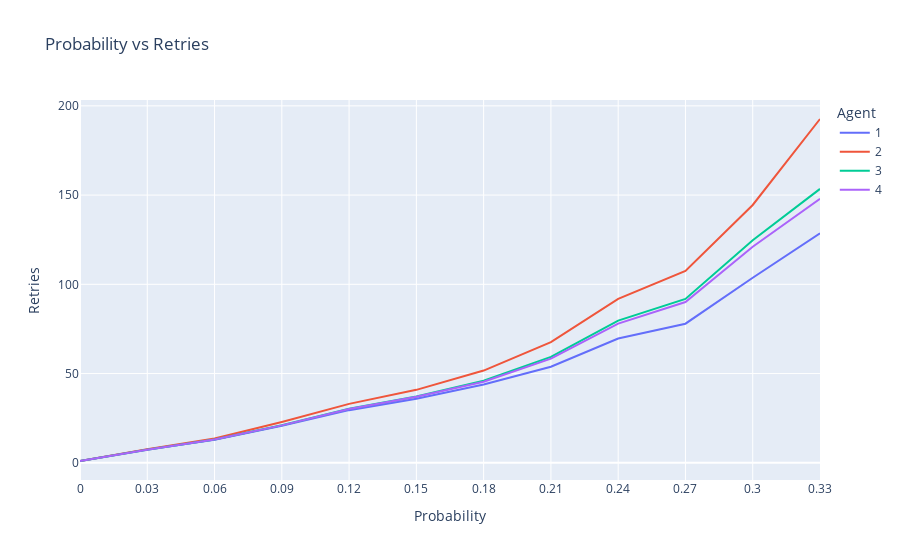

The code cell stored with this chart in its notebook:
### Code cell
fig1 = px.line(avg_results_df, x="Probability", y="Retries", color="Agent", title='Probability vs Retries')
fig1.update_xaxes(dtick=0.03)
fig1.show()

plotly.io.write_image(fig1, file="./images/prob_retries3.png", scale=5)

### Figure 1 — Plotly figure (JSON) as saved in the notebook; plotly's stock layout.template omitted (floating-point values rounded to 4 significant figures)
{"data": [{"hovertemplate": "Agent=1<br>Probability=%{x}<br>Retries=%{y}<extra></extra>", "legendgroup": "1", "line": {"color": "#636efa", "dash": "solid"}, "marker": {"symbol": "circle"}, "mode": "lines", "name": "1", "orientation": "v", "showlegend": true, "type": "scatter", "x": [0, 0.03, 0.06, 0.09, 0.12, 0.15, 0.18, 0.21, 0.24, 0.27, 0.3, 0.33], "xaxis": "x", "y": [1, 7.5, 12.87, 20.8, 29.5, 35.87, 43.87, 53.8, 69.63, 77.93, 103.7, 128.6], "yaxis": "y"}, {"hovertemplate": "Agent=2<br>Probability=%{x}<br>Retries=%{y}<extra></extra>", "legendgroup": "2", "line": {"color": "#EF553B", "dash": "solid"}, "marker": {"symbol": "circle"}, "mode": "lines", "name": "2", "orientation": "v", "showlegend": true, "type": "scatter", "x": [0, 0.03, 0.06, 0.09, 0.12, 0.15, 0.18, 0.21, 0.24, 0.27, 0.3, 0.33], "xaxis": "x", "y": [1, 7.633, 13.57, 22.87, 33, 40.87, 51.67, 67.63, 91.83, 107.5, 144.5, 192.6], "yaxis": "y"}, {"hovertemplate": "Agent=3<br>Probability=%{x}<br>Retries=%{y}<extra></extra>", "legendgroup": "3", "line": {"color": "#00cc96", "dash": "solid"}, "marker": {"symbol": "circle"}, "mode": "lines", "name": "3", "orientation": "v", "showlegend": true, "type": "scatter", "x": [0, 0.03, 0.06, 0.09, 0.12, 0.15, 0.18, 0.21, 0.24, 0.27, 0.3, 0.33], "xaxis": "x", "y": [1, 7.367, 13.07, 21.03, 30.3, 37.17, 46, 59.33, 79.7, 91.83, 124.7, 153.5], "yaxis": "y"}, {"hovertemplate": "Agent=4<br>Probability=%{x}<br>Retries=%{y}<extra></extra>", "legendgroup": "4", "line": {"color": "#ab63fa", "dash": "solid"}, "marker": {"symbol": "circle"}, "mode": "lines", "name": "4", "orientation": "v", "showlegend": true, "type": "scatter", "x": [0, 0.03, 0.06, 0.09, 0.12, 0.15, 0.18, 0.21, 0.24, 0.27, 0.3, 0.33], "xaxis": "x", "y": [1, 7.367, 13.07, 20.97, 30.1, 37.03, 45.37, 58.33, 77.97, 90.07, 121.0, 148.0], "yaxis": "y"}], "layout": {"legend": {"title": {"text": "Agent"}, "tracegroupgap": 0}, "title": {"text": "Probability vs Retries"}, "xaxis": {"anchor": "y", "domain": [0, 1], "dtick": 0.03, "title": {"text": "Probability"}}, "yaxis": {"anchor": "x", "domain": [0, 1], "title": {"text": "Retries"}}}}
